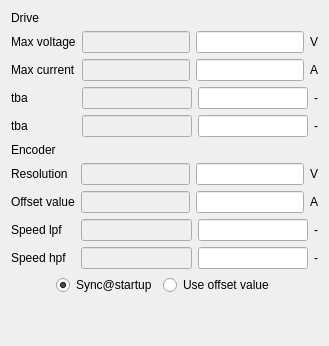
       <widget class="QWidget" name="tabDrive">
        <attribute name="title">
         <string>Drive</string>
        </attribute>
        <layout class="QVBoxLayout" name="verticalLayout_5">
         <item>
          <widget class="QLabel" name="label_39">
           <property name="text">
            <string>Drive</string>
           </property>
          </widget>
         </item>
         <item>
          <layout class="QFormLayout" name="formLayout_3">
           <item row="0" column="0">
            <widget class="QLabel" name="label_22">
             <property name="text">
              <string>Max voltage</string>
             </property>
            </widget>
           </item>
           <item row="1" column="0">
            <widget class="QLabel" name="label_23">
             <property name="text">
              <string>Max current</string>
             </property>
            </widget>
           </item>
           <item row="2" column="0">
            <widget class="QLabel" name="label_24">
             <property name="text">
              <string>tba</string>
             </property>
            </widget>
           </item>
           <item row="3" column="0">
            <widget class="QLabel" name="label_25">
             <property name="text">
              <string>tba</string>
             </property>
            </widget>
           </item>
           <item row="0" column="1">
            <layout class="QHBoxLayout" name="horizontalLayout_25">
             <item>
              <widget class="QLineEdit" name="lineEdit_2">
               <property name="enabled">
                <bool>false</bool>
               </property>
              </widget>
             </item>
             <item>
              <widget class="QLineEdit" name="lineEdit"/>
             </item>
             <item>
              <widget class="QLabel" name="label_2">
               <property name="text">
                <string>V</string>
               </property>
              </widget>
             </item>
            </layout>
           </item>
           <item row="1" column="1">
            <layout class="QHBoxLayout" name="horizontalLayout_26">
             <item>
              <widget class="QLineEdit" name="lineEdit_23">
               <property name="enabled">
                <bool>false</bool>
               </property>
              </widget>
             </item>
             <item>
              <widget class="QLineEdit" name="lineEdit_30"/>
             </item>
             <item>
              <widget class="QLabel" name="label_28">
               <property name="text">
                <string>A</string>
               </property>
              </widget>
             </item>
            </layout>
           </item>
           <item row="2" column="1">
            <layout class="QHBoxLayout" name="horizontalLayout_27">
             <item>
              <widget class="QLineEdit" name="lineEdit_31">
               <property name="enabled">
                <bool>false</bool>
               </property>
              </widget>
             </item>
             <item>
              <widget class="QLineEdit" name="lineEdit_32"/>
             </item>
             <item>
              <widget class="QLabel" name="label_29">
               <property name="text">
                <string>-</string>
               </property>
              </widget>
             </item>
            </layout>
           </item>
           <item row="3" column="1">
            <layout class="QHBoxLayout" name="horizontalLayout_28">
             <item>
              <widget class="QLineEdit" name="lineEdit_33">
               <property name="enabled">
                <bool>false</bool>
               </property>
              </widget>
             </item>
             <item>
              <widget class="QLineEdit" name="lineEdit_34"/>
             </item>
             <item>
              <widget class="QLabel" name="label_30">
               <property name="text">
                <string>-</string>
               </property>
              </widget>
             </item>
            </layout>
           </item>
          </layout>
         </item>
         <item>
          <widget class="QLabel" name="label_40">
           <property name="text">
            <string>Encoder</string>
           </property>
          </widget>
         </item>
         <item>
          <layout class="QFormLayout" name="formLayout_6">
           <item row="0" column="0">
            <widget class="QLabel" name="label_36">
             <property name="text">
              <string>Resolution</string>
             </property>
            </widget>
           </item>
           <item row="1" column="0">
            <widget class="QLabel" name="label_38">
             <property name="text">
              <string>Offset value</string>
             </property>
            </widget>
           </item>
           <item row="2" column="0">
            <widget class="QLabel" name="label_48">
             <property name="text">
              <string>Speed lpf</string>
             </property>
            </widget>
           </item>
           <item row="3" column="0">
            <widget class="QLabel" name="label_54">
             <property name="text">
              <string>Speed hpf</string>
             </property>
            </widget>
           </item>
           <item row="0" column="1">
            <layout class="QHBoxLayout" name="horizontalLayout_31">
             <item>
              <widget class="QLineEdit" name="lineEdit_13">
               <property name="enabled">
                <bool>false</bool>
               </property>
              </widget>
             </item>
             <item>
              <widget class="QLineEdit" name="lineEdit_14"/>
             </item>
             <item>
              <widget class="QLabel" name="label_9">
               <property name="text">
                <string>V</string>
               </property>
              </widget>
             </item>
            </layout>
           </item>
           <item row="1" column="1">
            <layout class="QHBoxLayout" name="horizontalLayout_35">
             <item>
              <widget class="QLineEdit" name="lineEdit_59">
               <property name="enabled">
                <bool>false</bool>
               </property>
              </widget>
             </item>
             <item>
              <widget class="QLineEdit" name="lineEdit_60"/>
             </item>
             <item>
              <widget class="QLabel" name="label_55">
               <property name="text">
                <string>A</string>
               </property>
              </widget>
             </item>
            </layout>
           </item>
           <item row="2" column="1">
            <layout class="QHBoxLayout" name="horizontalLayout_41">
             <item>
              <widget class="QLineEdit" name="lineEdit_61">
               <property name="enabled">
                <bool>false</bool>
               </property>
              </widget>
             </item>
             <item>
              <widget class="QLineEdit" name="lineEdit_62"/>
             </item>
             <item>
              <widget class="QLabel" name="label_56">
               <property name="text">
                <string>-</string>
               </property>
              </widget>
             </item>
            </layout>
           </item>
           <item row="3" column="1">
            <layout class="QHBoxLayout" name="horizontalLayout_42">
             <item>
              <widget class="QLineEdit" name="lineEdit_63">
               <property name="enabled">
                <bool>false</bool>
               </property>
              </widget>
             </item>
             <item>
              <widget class="QLineEdit" name="lineEdit_64"/>
             </item>
             <item>
              <widget class="QLabel" name="label_62">
               <property name="text">
                <string>-</string>
               </property>
              </widget>
             </item>
            </layout>
           </item>
          </layout>
         </item>
         <item>
          <layout class="QHBoxLayout" name="horizontalLayout_16">
           <item>
            <spacer name="horizontalSpacer_9">
             <property name="orientation">
              <enum>Qt::Horizontal</enum>
             </property>
             <property name="sizeHint" stdset="0">
              <size>
               <width>40</width>
               <height>20</height>
              </size>
             </property>
            </spacer>
           </item>
           <item>
            <widget class="QRadioButton" name="radioButton_3">
             <property name="text">
              <string>Sync@startup</string>
             </property>
             <property name="checked">
              <bool>true</bool>
             </property>
            </widget>
           </item>
           <item>
            <widget class="QRadioButton" name="radioButton">
             <property name="text">
              <string>Use offset value</string>
             </property>
             <property name="checkable">
              <bool>false</bool>
             </property>
            </widget>
           </item>
           <item>
            <spacer name="horizontalSpacer_10">
             <property name="orientation">
              <enum>Qt::Horizontal</enum>
             </property>
             <property name="sizeHint" stdset="0">
              <size>
               <width>40</width>
               <height>20</height>
              </size>
             </property>
            </spacer>
           </item>
          </layout>
         </item>
         <item>
          <spacer name="verticalSpacer_3">
           <property name="orientation">
            <enum>Qt::Vertical</enum>
           </property>
           <property name="sizeHint" stdset="0">
            <size>
             <width>20</width>
             <height>40</height>
            </size>
           </property>
          </spacer>
         </item>
        </layout>
       </widget>
